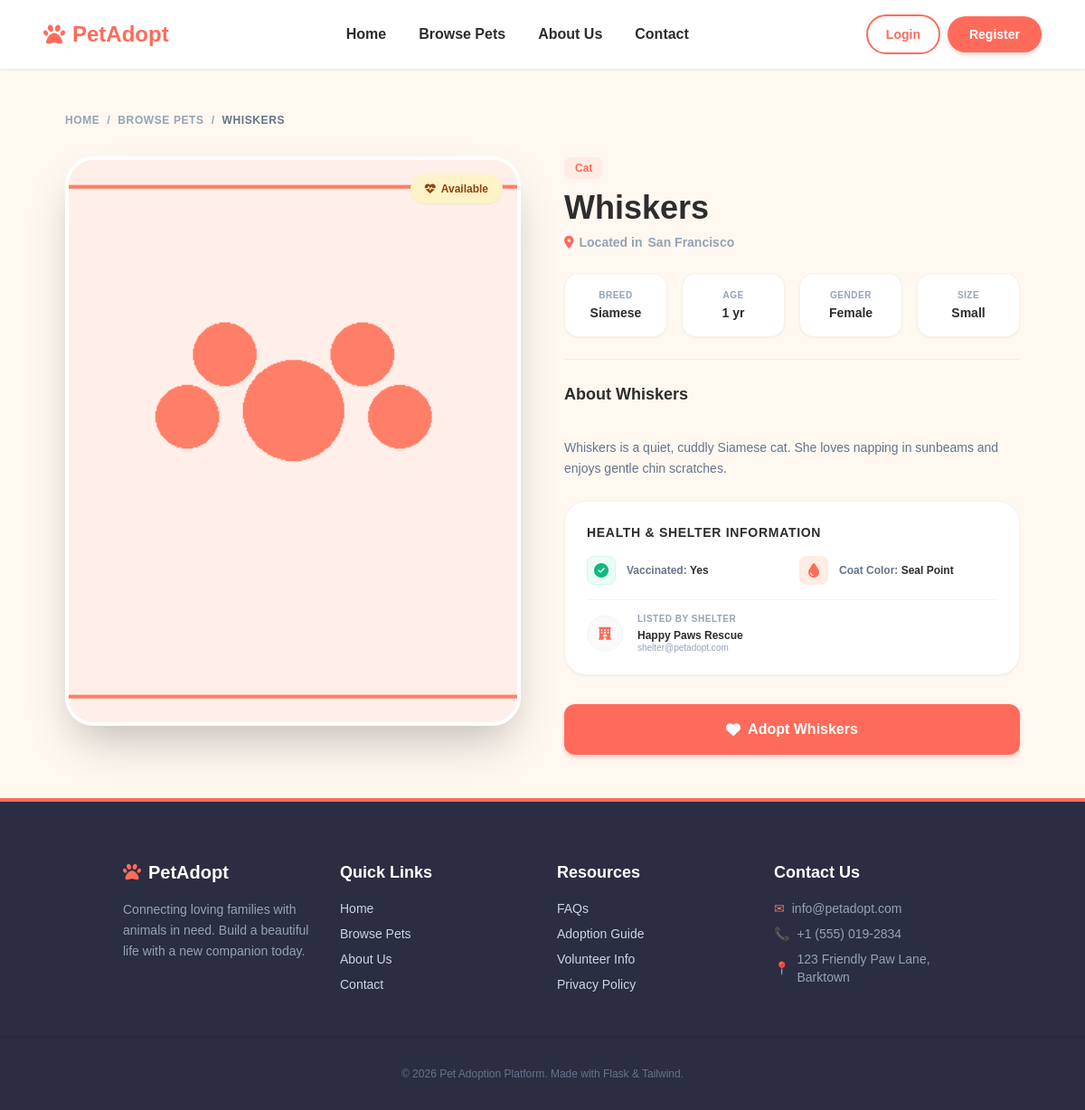
Page /pets/2 on the earlier database version.
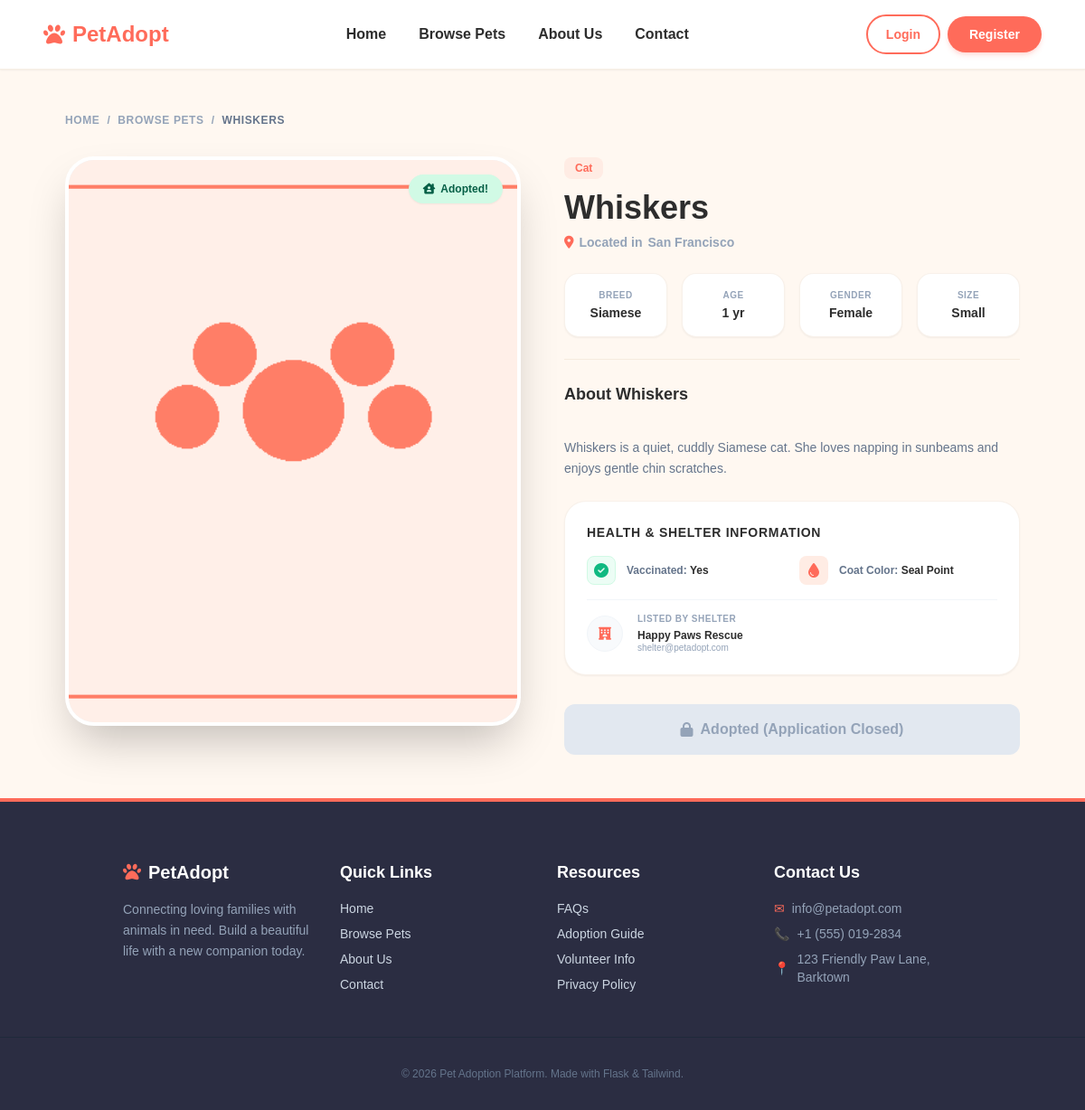
Same page on the later database version.
### models.py (models this page shows, shortened)
class Pet(db.Model):
    __tablename__ = 'pets'
    id = db.Column(db.Integer, primary_key=True)
    name = db.Column(db.String(100), nullable=False)
    species = db.Column(db.String(50), nullable=False)  # Dog, Cat, Rabbit, Bird, Other
    breed = db.Column(db.String(100), nullable=True)
    age = db.Column(db.Integer, nullable=True)
    gender = db.Column(db.String(20), nullable=False)  # Male, Female
    size = db.Column(db.String(20), nullable=False)  # Small, Medium, Large
    color = db.Column(db.String(50), nullable=True)
    description = db.Column(db.Text, nullable=True)
    photo = db.Column(db.String(255), nullable=True, default='default_pet.png')
    location = db.Column(db.String(100), nullable=False)
    vaccinated = db.Column(db.Boolean, default=False)
    is_adopted = db.Column(db.Boolean, default=False)
    shelter_id = db.Column(db.Integer, db.ForeignKey('users.id'), nullable=False)
    created_at = db.Column(db.DateTime, default=datetime.utcnow)
    applications = db.relationship('AdoptionApplication', backref='pet', lazy=True, cascade="all, delete-orphan")

### pet_routes.py (the view)
@pets_bp.route('/pets/<int:pet_id>')
def pet_detail(pet_id):
    pet = Pet.query.get_or_404(pet_id)
    return render_template('pets/pet_detail.html', pet=pet)

### templates/pets/pet_detail.html (shortened to what the changed rows need)
{% extends 'base.html' %}
{% block content %}
<div class="container mx-auto max-w-6xl px-6 md:px-12 py-12">
    <nav class="flex items-center gap-2 text-xs font-bold uppercase tracking-wider text-slate-400 mb-8 text-left animate-fade-in-up">
        <a href="{{ url_for('general.home') }}" class="hover:text-primary transition-colors">Home</a>
        <span>/</span>
        <a href="{{ url_for('pets.pet_list') }}" class="hover:text-primary transition-colors">Browse Pets</a>
        <span>/</span>
        <span class="text-slate-500">{{ pet.name }}</span>
    </nav>
    <div class="grid grid-cols-1 lg:grid-cols-12 gap-12 items-start text-left">
        <div class="lg:col-span-6 animate-fade-in-up">
            <div class="relative rounded-[32px] overflow-hidden border-4 border-white shadow-2xl aspect-[4/5] bg-slate-100 group">
                <div class="absolute top-4 right-4 z-10">
                    {% if pet.is_adopted %}
                        <span class="inline-flex items-center gap-1.5 text-xs font-bold px-4 py-2 bg-emerald-100 text-emerald-800 rounded-full shadow-sm">
                            <i class="fa-solid fa-house-chimney-user"></i> Adopted!
                        </span>
                    {% else %}
                        <span class="inline-flex items-center gap-1.5 text-xs font-bold px-4 py-2 bg-amber-100 text-amber-800 rounded-full shadow-sm">
                            <i class="fa-solid fa-heart-pulse"></i> Available
                        </span>
                    {% endif %}
                </div>
                {% if pet.photo %}
                    <img
                      src="{{ url_for('static', filename='uploads/pet_photos/' + pet.photo) }}"
                      alt="{{ pet.name }}"
                      class="w-full h-full object-cover transition-transform duration-700 group-hover:scale-105"
                    />
                {% else %}
                    <img
                      src="{{ url_for('static', filename='uploads/pet_photos/default_pet.png') }}"
                      alt="{{ pet.name }}"
                      class="w-full h-full object-cover transition-transform duration-700 group-hover:scale-105"
                    />
                {% endif %}
            </div>
        </div>
        <div class="lg:col-span-6 flex flex-col gap-6 animate-fade-in-up" style="animation-delay: 100ms;">
            <div>
                <span class="inline-flex items-center gap-1 px-3 py-1 bg-primary-light text-primary rounded-lg text-xs font-bold mb-3">
                    {{ pet.species }}
                </span>
                <h1 class="text-4xl font-black text-dark mb-2">{{ pet.name }}</h1>
                <p class="text-slate-400 text-sm font-semibold flex items-center gap-1.5">
                    <i class="fa-solid fa-location-dot text-primary"></i>
                    Located in <strong>{{ pet.location }}</strong>
                </p>
            </div>
            <div class="grid grid-cols-2 sm:grid-cols-4 gap-4">
                <div class="bg-white border border-border/60 rounded-2xl p-4 shadow-sm text-center">
                    <span class="block text-[10px] font-bold text-slate-400 uppercase tracking-wider mb-1">Breed</span>
                    <strong class="text-dark text-sm leading-tight block truncate">{% if pet.breed %}{{ pet.breed }}{% else %}Mixed{% endif %}</strong>
                </div>
                <div class="bg-white border border-border/60 rounded-2xl p-4 shadow-sm text-center">
                    <span class="block text-[10px] font-bold text-slate-400 uppercase tracking-wider mb-1">Age</span>
                    <strong class="text-dark text-sm leading-tight block truncate">{{ pet.age }} {% if pet.age == 1 %}yr{% else %}yrs{% endif %}</strong>
                </div>
                <div class="bg-white border border-border/60 rounded-2xl p-4 shadow-sm text-center">
                    <span class="block text-[10px] font-bold text-slate-400 uppercase tracking-wider mb-1">Gender</span>
                    <strong class="text-dark text-sm leading-tight block truncate">{{ pet.gender }}</strong>
                </div>
                <div class="bg-white border border-border/60 rounded-2xl p-4 shadow-sm text-center">
                    <span class="block text-[10px] font-bold text-slate-400 uppercase tracking-wider mb-1">Size</span>
                    <strong class="text-dark text-sm leading-tight block truncate">{{ pet.size }}</strong>
                </div>
            </div>
            <div class="border-t border-[#f1e3d3]/60 pt-6">
                <h3 class="text-lg font-black text-dark mb-3">About {{ pet.name }}</h3>
                <p class="text-slate-500 text-sm leading-relaxed whitespace-pre-line">
                    {% if pet.description %}{{ pet.description }}{% else %}No description provided for {{ pet.name }}. Please request more information from the partner shelter listed below.{% endif %}
                </p>
            </div>
            <div class="bg-white border border-border/60 rounded-[24px] p-6 shadow-sm">
                <div class="space-y-4">
                    <div class="grid grid-cols-1 sm:grid-cols-2 gap-4">
                        <div class="flex items-center gap-3">
                            <span class="text-xs text-slate-500 font-semibold">
                                Coat Color: <strong class="text-dark">{% if pet.color %}{{ pet.color }}{% else %}N/A{% endif %}</strong>
                            </span>
                        </div>
                    </div>
                </div>
            </div>
            <div class="pt-2">
                {% if pet.is_adopted %}
                    <button
                      class="w-full py-4 bg-slate-200 text-slate-400 font-bold rounded-xl text-base flex items-center justify-center gap-2 cursor-not-allowed"
                      disabled
                    >
                        <i class="fa-solid fa-lock"></i> Adopted (Application Closed)
                    </button>
                {% else %}
                    {% if current_user.is_authenticated and (current_user.role == 'admin' or pet.shelter_id == current_user.id) %}
                        <div class="flex flex-col sm:flex-row gap-3">
                            <a
                              href="{{ url_for('pets.edit_pet', pet_id=pet.id) }}"
                              class="flex-grow py-3.5 px-6 border-2 border-primary hover:bg-primary-light text-primary font-black rounded-xl shadow-sm text-sm text-center transition-all active:scale-95 hover:-translate-y-0.5"
                            >
                                <i class="fa-solid fa-pen-to-square mr-1.5"></i> Edit Details
                            </a>
                            <form
                              action="{{ url_for('pets.delete_pet', pet_id=pet.id) }}"
                              method="POST"
                              class="flex-grow inline-block"
                              onsubmit="return confirm('Are you sure you want to delete this listing for {{ pet.name }}? This action cannot be undone.');"
                            >
                                <button
                                  type="submit"
                                  class="w-full py-4 px-6 bg-red-500 hover:bg-red-600 text-white font-bold rounded-xl shadow-md shadow-red-200 transition-all text-sm active:scale-95 hover:-translate-y-0.5"
                                >
                                    <i class="fa-solid fa-trash-can mr-1.5"></i> Delete Listing
                                </button>
                            </form>
                        </div>
                    {% else %}
                        <a
                          href="{{ url_for('adoptions.apply', pet_id=pet.id) }}"
                          class="w-full py-4 bg-primary hover:bg-primary-hover text-white font-bold rounded-xl shadow-md shadow-primary/25 transition-all text-base flex items-center justify-center gap-2 active:scale-95 hover:-translate-y-0.5"
                        >
                            <i class="fa-solid fa-heart"></i> Adopt {{ pet.name }}
                        </a>
                    {% endif %}
                {% endif %}
            </div>
        </div>
    </div>
</div>
{% endblock %}

Differences in the rows shown:
changed Pet "Whiskers": is_adopted False → True (drawn); name "Whiskers" → (not shown)
Other differences:
text no longer shown: "Available Adopt"
text now shown: "Adopted! Adopted (Application Closed)"
